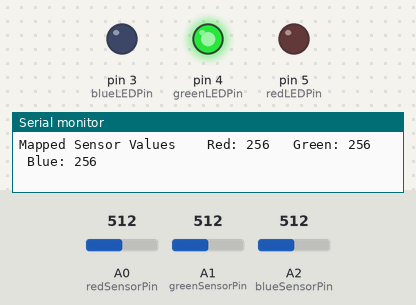
This sketch was run on a simulated Arduino Uno, built with avr-gcc and run on an emulated ATmega328P. Shown: output pins drawn as LEDs (lit = HIGH), the last lines printed to the serial monitor. The test bench sets the inputs (shaded band); at power-on: A0 (redSensorPin) = 512, A1 (greenSensorPin) = 512, A2 (blueSensorPin) = 512.

Above: at 1.2 s.
1.3 s: A0 (redSensorPin) set to 511
At 2.6 s:
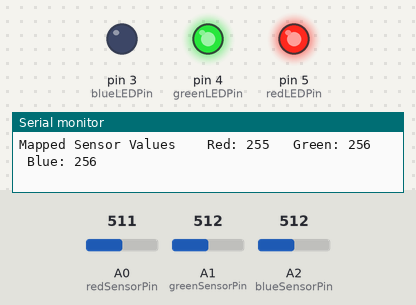
2.9 s: A1 (greenSensorPin) set to 269
4.4 s: A1 (greenSensorPin) set to 246
At 5.4 s:
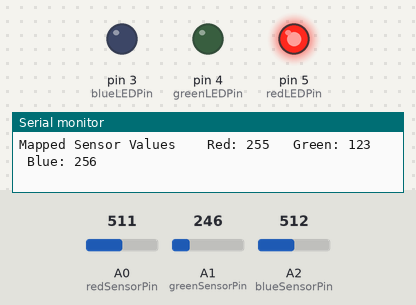
6.0 s: A2 (blueSensorPin) set to 511
At 7.3 s:
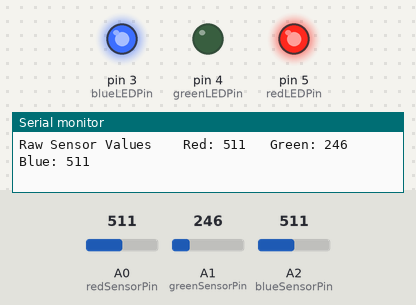
7.6 s: A0 (redSensorPin) set to 0
At 8.9 s:
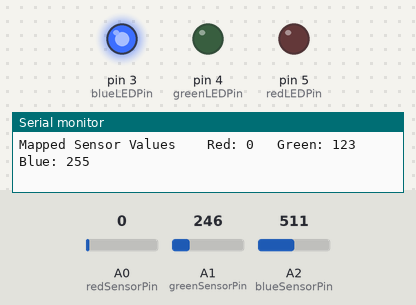
9.2 s: A2 (blueSensorPin) set to 0
At 10.4 s:
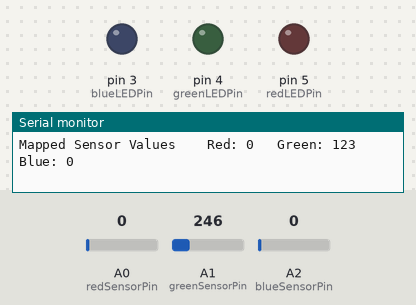
Timing chart, 0 to 11.8 s (numbered marks = the images above; inputs shaded):
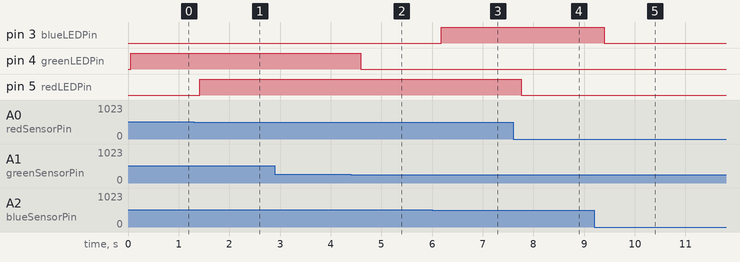

The sketch:

sketch_ard_proj4.ino
```cpp
const int redLEDPin = 5;
const int greenLEDPin = 4;
const int blueLEDPin = 3;

const int redSensorPin = A0;
const int greenSensorPin = A1;
const int blueSensorPin = A2;

int redVal = 0;
int greenVal = 0;
int blueVal = 0;

int redSensorVal = 0;
int greenSensorVal = 0;
int blueSensorVal = 0;

void setup() {
  // put your setup code here, to run once:
  Serial.begin(9600);

  pinMode(redLEDPin, OUTPUT);
  pinMode(greenLEDPin, OUTPUT);
  pinMode(blueLEDPin, OUTPUT);

}

void loop() {
  // put your main code here, to run repeatedly:
  redSensorVal = analogRead(redSensorPin);
  delay(5);
  greenSensorVal = analogRead(greenSensorPin);
  delay(5);
  blueSensorVal = analogRead(blueSensorPin);

  Serial.print("Raw Sensor Values ");
  Serial.print("\t Red: ");
  Serial.print(redSensorVal);
  Serial.print("\t Green: ");
  Serial.print(greenSensorVal);
  Serial.print("\t Blue: ");
  Serial.print(blueSensorVal);
  Serial.println();

  redVal = redSensorVal/2;
  greenVal = greenSensorVal/2;
  blueVal = blueSensorVal/2;

  Serial.print("Mapped Sensor Values ");
  Serial.print("\t Red: ");
  Serial.print(redVal);
  Serial.print("\t Green: ");
  Serial.print(greenVal);
  Serial.print("\t Blue: ");
  Serial.print(blueVal);
  Serial.println();

  analogWrite(redLEDPin, redVal);
  analogWrite(greenLEDPin, greenVal);
  analogWrite(blueLEDPin, blueVal);
}
```

Measured:
- the behaviour switches between 512 and 511 on A0 (redSensorPin) (found by bisection; images 0 and 1)
- the behaviour switches between 256 and 255 on A1 (greenSensorPin) (found by bisection; images 1 and 2)
- the behaviour switches between 512 and 511 on A2 (blueSensorPin) (found by bisection; images 2 and 3)
- after the input at 1.3 s, pin 5 (redLEDPin): LOW → HIGH after 0.12 s
- after the input at 4.4 s, pin 4 (greenLEDPin): HIGH → LOW after 0.19 s
- after the input at 6.0 s, pin 3 (blueLEDPin): LOW → HIGH after 0.18 s
- after the input at 7.6 s, pin 5 (redLEDPin): HIGH → LOW after 0.16 s
- after the input at 9.2 s, pin 3 (blueLEDPin): HIGH → LOW after 0.19 s
